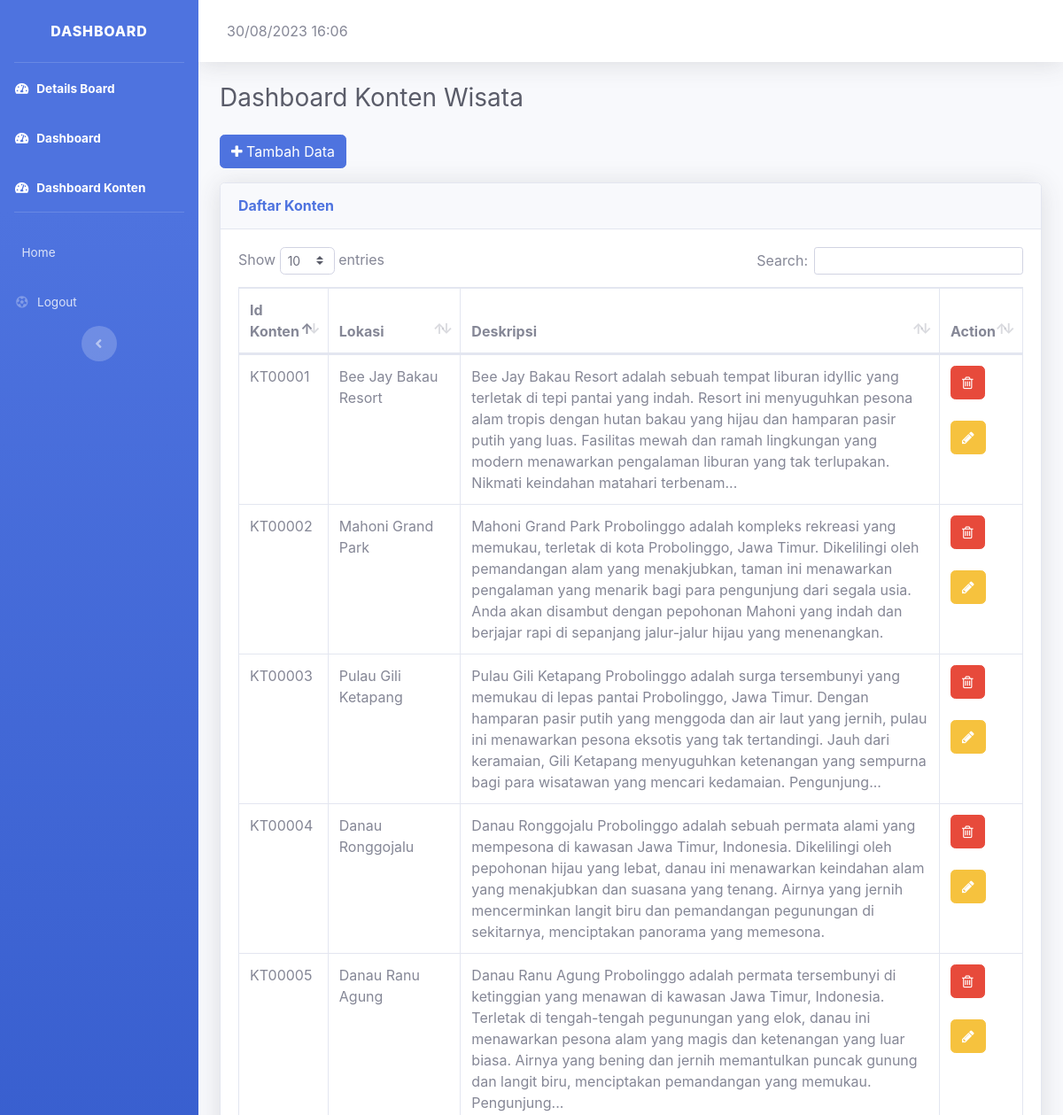
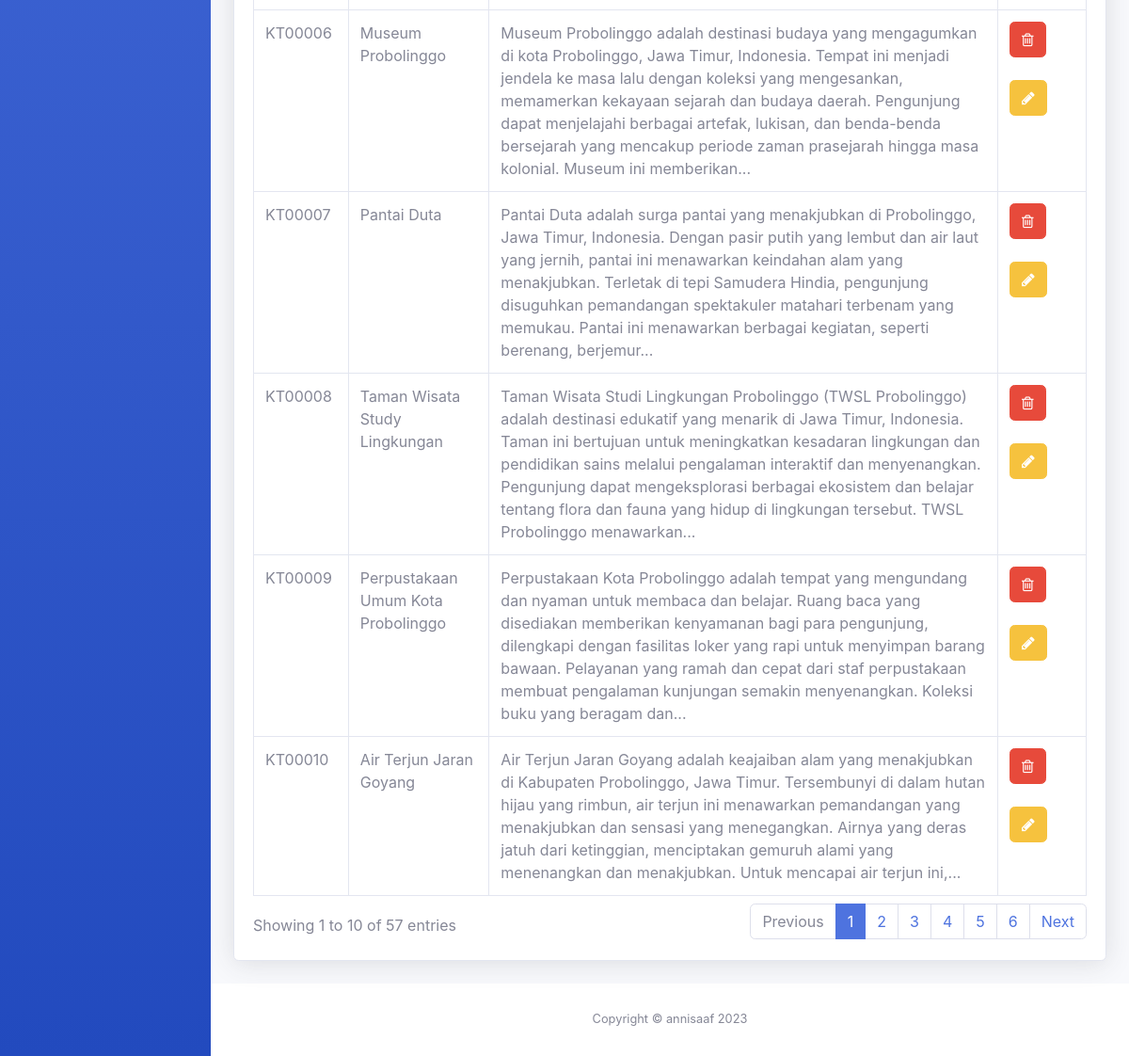
Page /tugas_akhir/dashboard-t/aplikasi/admin/dashboard-konten.php (signed in) on the committed database (2 pictures, top to bottom).
### tables this page shows
CREATE TABLE `tb_konten` (
  `id_konten` varchar(255) NOT NULL,
  `id` varchar(255) NOT NULL,
  `deskripsi` longtext NOT NULL,
  `gambar_1` varchar(255) NOT NULL,
  `gambar_2` varchar(255) NOT NULL,
  `gambar_3` varchar(255) NOT NULL,
  `gambar_4` varchar(255) NOT NULL
);

CREATE TABLE `tb_lokasi` (
  `id` varchar(11) NOT NULL,
  `nama` varchar(255) NOT NULL,
  `gambar` varchar(255) NOT NULL,
  `kategori` varchar(255) NOT NULL,
  `lokasi` varchar(999) NOT NULL,
  `rate` varchar(100) NOT NULL,
  `kisaran_harga` varchar(100) NOT NULL,
  `jam_buka` varchar(255) NOT NULL,
  `latitude` varchar(255) NOT NULL,
  `longitude` varchar(255) NOT NULL,
  `redirect_link` varchar(255) NOT NULL
);

### tugas_akhir/dashboard-t/aplikasi/admin/dashboard-konten.php (the view, shortened to what this page needs)
<!DOCTYPE html>
<html lang="en">
<head>
  <link href="../assets/vendor/fontawesome-free/css/all.min.css" rel="stylesheet" type="text/css">
  <link href="../assets/vendor/fontawesome/font-awesome.min.css" rel="stylesheet" type="text/css">
  <link href="../assets/css/fonts-googleapis.css" rel="stylesheet">
  <link href="../assets/css/sb-admin-2.min.css" rel="stylesheet">
  <link href="../assets/vendor/datatables/dataTables.bootstrap4.min.css" rel="stylesheet">
</head>
<body id="page-top">
  <div id="wrapper">
    <?php include 'sidebar.php'; ?>
    <div id="content-wrapper" class="d-flex flex-column">
      <div id="content">
        <?php include 'topbar.php'; ?>
        <div class="container-fluid">
          <?php
            $kode = 'KT';
            $query = mysqli_query($koneksi,"SELECT MAX(id_konten) as idnew FROM tb_konten");
            $row = mysqli_fetch_array($query);
            $max_id = $row['idnew'];
            $max_ids = (int) substr($max_id,5,5);
            $id_konten = $max_ids+1;
            $auto = $kode.sprintf("%05s", $id_konten);
          ?>
        <?php
        function limitWords($string, $wordLimit) {
            $words = explode(" ", $string);
            if (count($words) > $wordLimit) {
                return implode(" ", array_slice($words, 0, $wordLimit)) . '...';
            } else {
                return $string;
            }
        }
        ?>
          <div class="d-sm-flex align-items-center justify-content-between mb-4">
            <h1 class="h3 mb-0 text-gray-800">Dashboard Konten Wisata</h1>
          </div>
          <p><a href="form-tambah-deskripsi.php?id=<?php echo $auto; ?>" class="btn btn-primary"><i class="fa fa-plus"></i> Tambah Data</a></p>
          <div class="card shadow mb-4">
            <div class="card-header py-3">
              <h6 class="m-0 font-weight-bold text-primary">Daftar Konten</h6>
            </div>
            <div class="card-body">
              <div class="table-responsive">
                <table class="table table-bordered" id="dataTable" width="100%" cellspacing="0">
                  <thead>
                    <tr>
                      <th>Id Konten</th>
                      <th>Lokasi</th>
                      <th>Deskripsi</th>
                      <th>Action</th>
                    </tr>
                  </thead>
                  <tbody>
                    <?php
                    include "../../koneksi/koneksi.php";
                    $sql = mysqli_query($koneksi,"SELECT * FROM tb_konten b INNER JOIN tb_lokasi j ON b.id = j.id");
                      while ($data = mysqli_fetch_array($sql)){
                    ?>
                    <tr>
                      <td><?php echo $data['id_konten']; ?></td>
                      <td><?php echo $data['nama']; ?></td>
                      <td><?php echo limitWords($data['deskripsi'], 50); ?></td>
                      <td>
                        <a href="hapus-data-konten.php?id_konten=<?php echo $data['id_konten']; ?>" onclick="return confirm('Data akan dihapus?');" class='btn btn-danger fa fa-trash-o'></a><br><br>
                        <a href="form-edit-konten.php?id_konten=<?php echo $data['id_konten']; ?>" class='btn btn-warning fa fa-pencil'></a> <br>
                      </td>
                    </tr>
                    <?php } ?>
                  </tbody>
                </table>
              </div>
            </div>
          </div>
        </div>
      </div>
      <?php include 'footer.php';  ?>
    </div>
  </div>
 </body>
</html>

### rows in the picture
tb_konten: id_konten "KT00001", id.nama "Bee Jay Bakau Resort", deskripsi "Bee Jay Bakau Resort adalah sebuah tempat liburan idyllic yang terletak di tepi pantai yang indah. Resort ini menyuguhkan pesona alam tropis dengan hutan bakau yang hijau dan hamparan pasir putih yang luas. Fasilitas mewah dan ramah lingkungan yang modern menawarkan pengalaman liburan yang tak terlupakan. Nikmati keindahan matahari terbenam..."
tb_konten: id_konten "KT00002", id.nama "Mahoni Grand Park", deskripsi "Mahoni Grand Park Probolinggo adalah kompleks rekreasi yang memukau, terletak di kota Probolinggo, Jawa Timur. Dikelilingi oleh pemandangan alam yang menakjubkan, taman ini menawarkan pengalaman yang menarik bagi para pengunjung dari segala usia. Anda akan disambut dengan pepohonan Mahoni yang indah dan berjajar rapi di sepanjang jalur-jalur hijau yang menenangkan."
tb_konten: id_konten "KT00003", id.nama "Pulau Gili Ketapang", deskripsi "Pulau Gili Ketapang Probolinggo adalah surga tersembunyi yang memukau di lepas pantai Probolinggo, Jawa Timur. Dengan hamparan pasir putih yang menggoda dan air laut yang jernih, pulau ini menawarkan pesona eksotis yang tak tertandingi. Jauh dari keramaian, Gili Ketapang menyuguhkan ketenangan yang sempurna bagi para wisatawan yang mencari kedamaian. Pengunjung..."
tb_konten: id_konten "KT00004", id.nama "Danau Ronggojalu", deskripsi "Danau Ronggojalu Probolinggo adalah sebuah permata alami yang mempesona di kawasan Jawa Timur, Indonesia. Dikelilingi oleh pepohonan hijau yang lebat, danau ini menawarkan keindahan alam yang menakjubkan dan suasana yang tenang. Airnya yang jernih mencerminkan langit biru dan pemandangan pegunungan di sekitarnya, menciptakan panorama yang memesona."
tb_konten: id_konten "KT00005", id.nama "Danau Ranu Agung", deskripsi "Danau Ranu Agung Probolinggo adalah permata tersembunyi di ketinggian yang menawan di kawasan Jawa Timur, Indonesia. Terletak di tengah-tengah pegunungan yang elok, danau ini menawarkan pesona alam yang magis dan ketenangan yang luar biasa. Airnya yang bening dan jernih memantulkan puncak gunung dan langit biru, menciptakan pemandangan yang memukau. Pengunjung..."
tb_konten: id_konten "KT00006", id.nama "Museum Probolinggo", deskripsi "Museum Probolinggo adalah destinasi budaya yang mengagumkan di kota Probolinggo, Jawa Timur, Indonesia. Tempat ini menjadi jendela ke masa lalu dengan koleksi yang mengesankan, memamerkan kekayaan sejarah dan budaya daerah. Pengunjung dapat menjelajahi berbagai artefak, lukisan, dan benda-benda bersejarah yang mencakup periode zaman prasejarah hingga masa kolonial. Museum ini memberikan..."
tb_konten: id_konten "KT00007", id.nama "Pantai Duta", deskripsi "Pantai Duta adalah surga pantai yang menakjubkan di Probolinggo, Jawa Timur, Indonesia. Dengan pasir putih yang lembut dan air laut yang jernih, pantai ini menawarkan keindahan alam yang menakjubkan. Terletak di tepi Samudera Hindia, pengunjung disuguhkan pemandangan spektakuler matahari terbenam yang memukau. Pantai ini menawarkan berbagai kegiatan, seperti berenang, berjemur..."
tb_konten: id_konten "KT00008", id.nama "Taman Wisata Study Lingkungan", deskripsi "Taman Wisata Studi Lingkungan Probolinggo (TWSL Probolinggo) adalah destinasi edukatif yang menarik di Jawa Timur, Indonesia. Taman ini bertujuan untuk meningkatkan kesadaran lingkungan dan pendidikan sains melalui pengalaman interaktif dan menyenangkan. Pengunjung dapat mengeksplorasi berbagai ekosistem dan belajar tentang flora dan fauna yang hidup di lingkungan tersebut. TWSL Probolinggo menawarkan..."
tb_konten: id_konten "KT00009", id.nama "Perpustakaan Umum Kota Probolinggo", deskripsi "Perpustakaan Kota Probolinggo adalah tempat yang mengundang dan nyaman untuk membaca dan belajar. Ruang baca yang disediakan memberikan kenyamanan bagi para pengunjung, dilengkapi dengan fasilitas loker yang rapi untuk menyimpan barang bawaan. Pelayanan yang ramah dan cepat dari staf perpustakaan membuat pengalaman kunjungan semakin menyenangkan. Koleksi buku yang beragam dan..."
tb_konten: id_konten "KT00010", id.nama "Air Terjun Jaran Goyang", deskripsi "Air Terjun Jaran Goyang adalah keajaiban alam yang menakjubkan di Kabupaten Probolinggo, Jawa Timur. Tersembunyi di dalam hutan hijau yang rimbun, air terjun ini menawarkan pemandangan yang menakjubkan dan sensasi yang menegangkan. Airnya yang deras jatuh dari ketinggian, menciptakan gemuruh alami yang menenangkan dan menakjubkan. Untuk mencapai air terjun ini,..."
